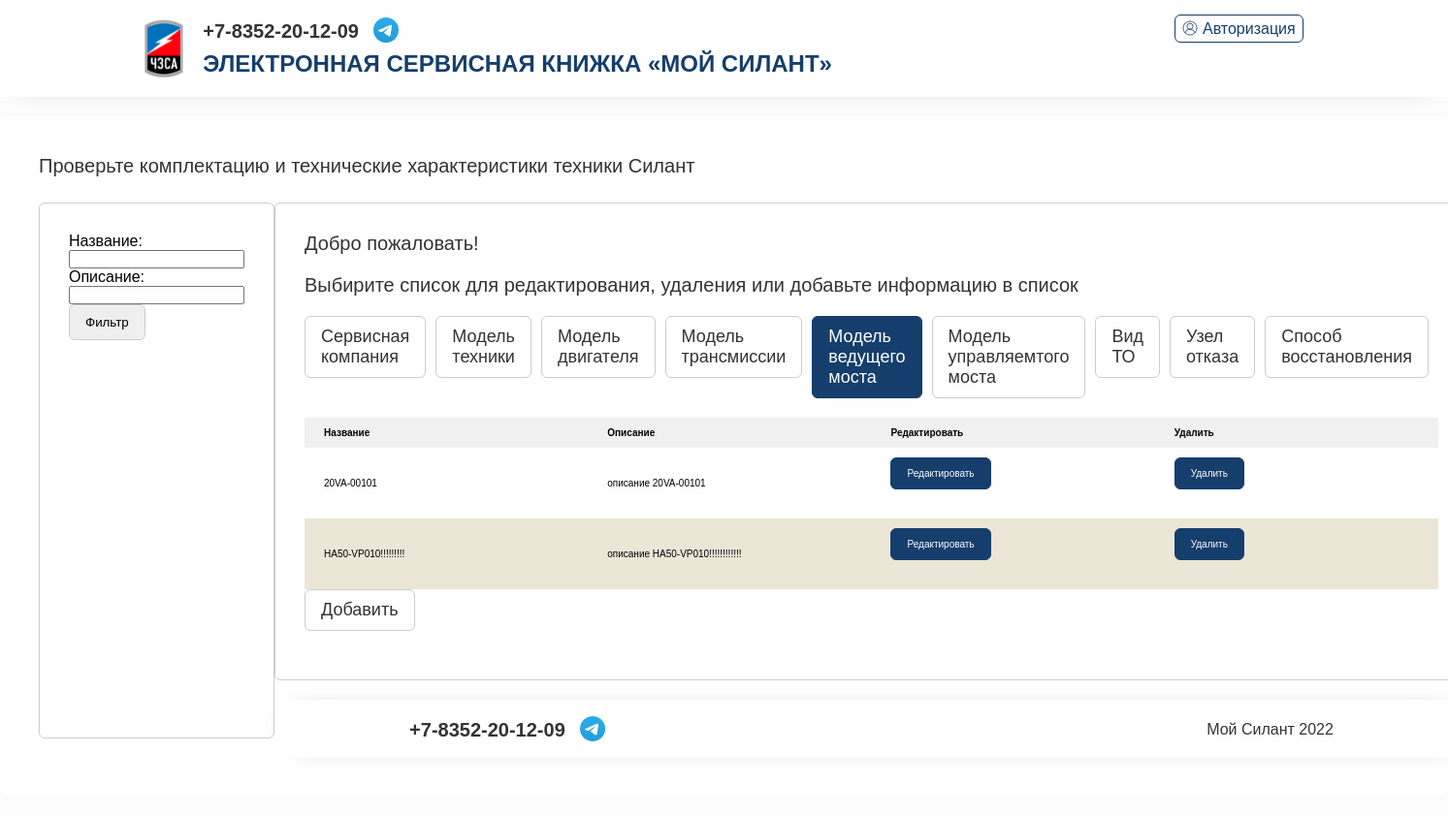
The page /modelaxel/ on the database its author committed.
### service/models.py (models this page shows, shortened)
class DriveAxleModel(models.Model):
    name = models.TextField(verbose_name='Название')
    description = models.TextField(verbose_name='Описание')
    class Meta:
        verbose_name = 'Модель ведущего моста'

### service/views.py (the view)
# urls.py: path('modelaxel/', DriveAxleModelListView.as_view(), name='modelaxel'),
class DriveAxleModelListView(ListView):
    model = DriveAxleModel
    context_object_name = 'driveaxlemodel'
    template_name = 'lists/driveaxlemodel_list.html'
    queryset = DriveAxleModel.objects.all()
    def get_context_data(self, **kwargs):  # забираем отфильтрованные объекты переопределяя метод get_context_data у наследуемого класса (привет, полиморфизм, мы скучали!!!)
        context = super().get_context_data(**kwargs)
        context['filter'] = DriveAxleModelFilter(self.request.GET, queryset=self.get_queryset())  # вписываем наш фильтр в контекст
        return context

### templates/lists/driveaxlemodel_list.html (shortened to what this page needs)
<!DOCTYPE html>
{% extends 'base.html' %}
    {% load static %}
    {% block content %}
    <div id="content">
      <div class="centrator">
        <section>
  <div class="line">
    <span class="title">
      Проверьте комплектацию и технические характеристики техники Силант
    </span>
  </div>
  <div class="line">
      <div class="search_result">
      <div class="result_info">
        <div class="result_collection">
            <form method="GET">
              {{ filter.form }}
                <div class="tabs">
                <input class="tab" type="submit" value="Фильтр">
                </div>
            </form>
      </div>
    </div>
  </div>
    <div class="column">
      <div class="search_result">
        <div class="result_info">
          <span>Добро пожаловать! {{request.user.username}}</span>
        </div>
        <div class="result_info">
          <span>Выбирите список для редактирования, удаления или добавьте информацию в список</span>
        </div>
        <div class="result_collection">
          <div class="tabs">
            <a href="/servisecomp/">
            <div class="tab">
              <span>
                Сервисная компания
              </span>
            </div>
            </a>
            <a href="/modeltech/">
              <div class="tab">
              <span>
                Модель техники
              </span>
            </div>
            </a>
            <a href="/modeleng/">
            <div class="tab">
              <span>
                Модель двигателя
              </span>
            </div>
            </a>
            <a href="/modeltrans/">
            <div class="tab">
              <span>
                Модель трансмиссии
              </span>
            </div>
            </a>
            <a href="/modelaxel/">
            <div class="tab active">
              <span>
                Модель ведущего моста
              </span>
            </div>
            </a>
            <a href="/modelsteer/">
            <div class="tab">
              <span>
                Модель управляемтого моста
              </span>
            </div>
            </a>
            <a href="/servisetype/">
            <div class="tab">
              <span>
                Вид ТО
              </span>
            </div>
            </a>
            <a href="/fnode/">
            <div class="tab">
              <span>
                Узел отказа
              </span>
            </div>
            </a>
            <a href="/reco/">
            <div class="tab">
              <span>
                Способ восстановления
              </span>
            </div>
            </a>
          </div>
        </div>
        <div class="result_collection">
          <table>
            <tbody><tr>
              <th class="nam left">Название</th>
              <th class="nam left">Описание</th>
              <th class="nam left">Редактировать</th>
              <th class="nam left">Удалить</th>
            </tr>
            {% for m in filter.qs %}
            <tr id="myUL">
              <td class="nam left">{{m.name}}</td>
              <td class="nam left">{{m.description}}</td>
              <td class="nam left">
                <div class="tabs">
                  <a href="{% url 'edit_modelaxel' m.pk %}">
                    <div class="tab active">
                      <span>
                        <div class="smalltext">Редактировать</div>
                      </span>
                    </div>
                  </a>
                </div>
              </td>
              <td class="nam left">
                <div class="tabs">
                  <a href="{% url 'delete_modelaxel' m.pk %}">
                    <div class="tab active">
                      <span>
                        <div class="smalltext">Удалить</div>
                      </span>
                    </div>
                  </a>
                </div>
              </td>
            </tr>
            {% endfor %}
          </tbody></table>
          <div class="tabs">
                  <a href="{% url 'create_modelaxel' %}">
                    <div class="tab">
                      <span>
                        Добавить
                      </span>
                    </div>
                  </a>
                </div>
        </div>
      </div>
        {% endblock content %}

### static/olegu/Oleg_files/application.debug-2cb96df4866c9f40e0644ec44ed070e52bf590b47e8bc907418e140311fdd9d4.css (style rules this page uses)
:root { --cold-color: #163e6c; --hot-color: #d20a11; --blanc-color: #ebe6d6; --basic-text-color: #333; --basic-border-color: #ccc; }
.smalltext { font-size: 10px; }
* { padding: 0; margin: 0; }
p, span, li { color: var(--basic-text-color); }
a:link, a:any-link { color: var(--cold-color); text-decoration: none; }
div, input, header, footer, section { box-sizing: border-box; position: relative; }
body { min-height: 100vh; display: flex; flex-direction: column; background: #fcfcfc; font-family: Astra Sans, Helvetica, Arial, sans-serif; }
.line { display: flex; flex-direction: row; width: 100%; }
.column { flex-direction: column; width: 100%; }
.centrator { display: flex; flex-direction: row; min-width: 80%; }
#content { align-self: stretch; display: flex; flex: 1; justify-content: center; }
#content section { background: #fff; width: 100%; margin: 20px 0; padding: 40px; border-radius: 10px; height: min-content; }
#content section .search_result { border: 1px solid var(--basic-border-color); padding: 30px; margin: 20px 0; border-radius: 6px; }
#content section .search_result .result_info span { font-size: 20px; display: block; margin: 0 0 20px; }
#content section .search_result .result_collection .tabs { display: flex; margin-bottom: 20px; }
#content section .search_result .result_collection .tabs .tab { padding: 10px 16px; border-radius: 6px; margin-right: 10px; border: 1px solid var(--basic-border-color); cursor: pointer; }
#content section .search_result .result_collection .tabs .tab span { font-size: 18px; }
#content section .search_result .result_collection .tabs .tab.active, #content section .search_result .result_collection .tabs .tab:hover { border-color: var(--cold-color); background: var(--cold-color); }
#content section .search_result .result_collection .tabs .tab.active span, #content section .search_result .result_collection .tabs .tab:hover span { color: #fff; }
#content section .search_result .result_collection table { border-spacing: 0; max-width: 100%; min-width: 100%; }
#content section .search_result .result_collection table tr th { background: #f0f0f0; font-weight: bold; font-size: 10px; }
#content section .search_result .result_collection table tr td { border-spacing: 0; }
#content section .search_result .result_collection table tr:nth-child(2n+1) td { background: var(--blanc-color); }
#content section .search_result .result_collection table tr td, #content section .search_result .result_collection table tr th { padding: 10px 20px; }
#content section .search_result .result_collection table tr td.left, #content section .search_result .result_collection table tr th.left { text-align: left; }
#content section .search_result .result_collection table tr td.nam, #content section .search_result .result_collection table tr th.nam { min-width: 10px; max-width: 50px; font-size: 10px; }
#content section .title { font-size: 20px; cursor: default; margin-bottom: 6px; }
#content section form { width: 100%; display: flex; flex-direction: column; }

### rows shown on the page
DriveAxleModel: name "20VA-00101", description "описание 20VA-00101"
DriveAxleModel: name "HA50-VP010!!!!!!!!!", description "описание HA50-VP010!!!!!!!!!!!!"
